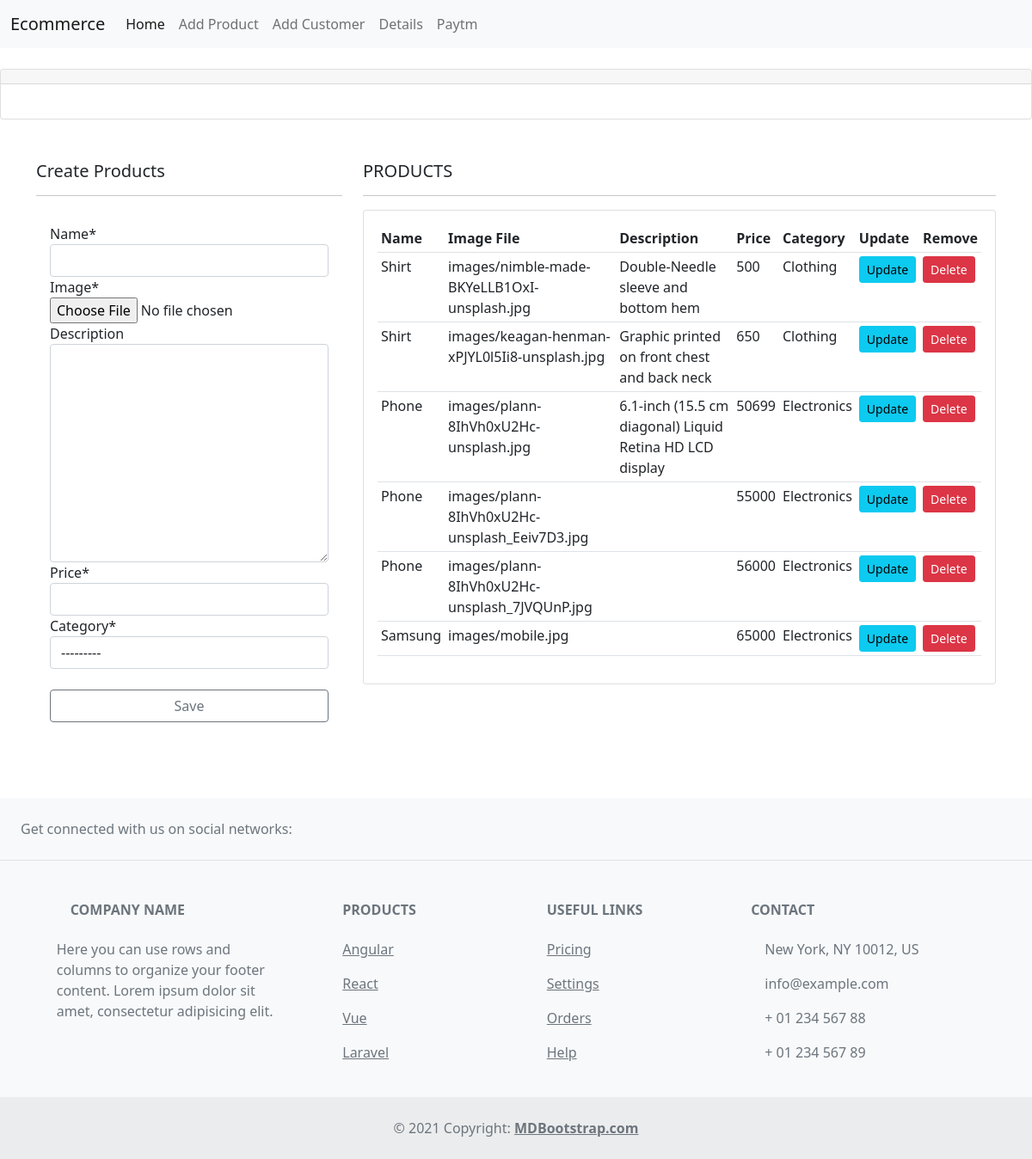
The page /create_products/ on the database as committed earlier.
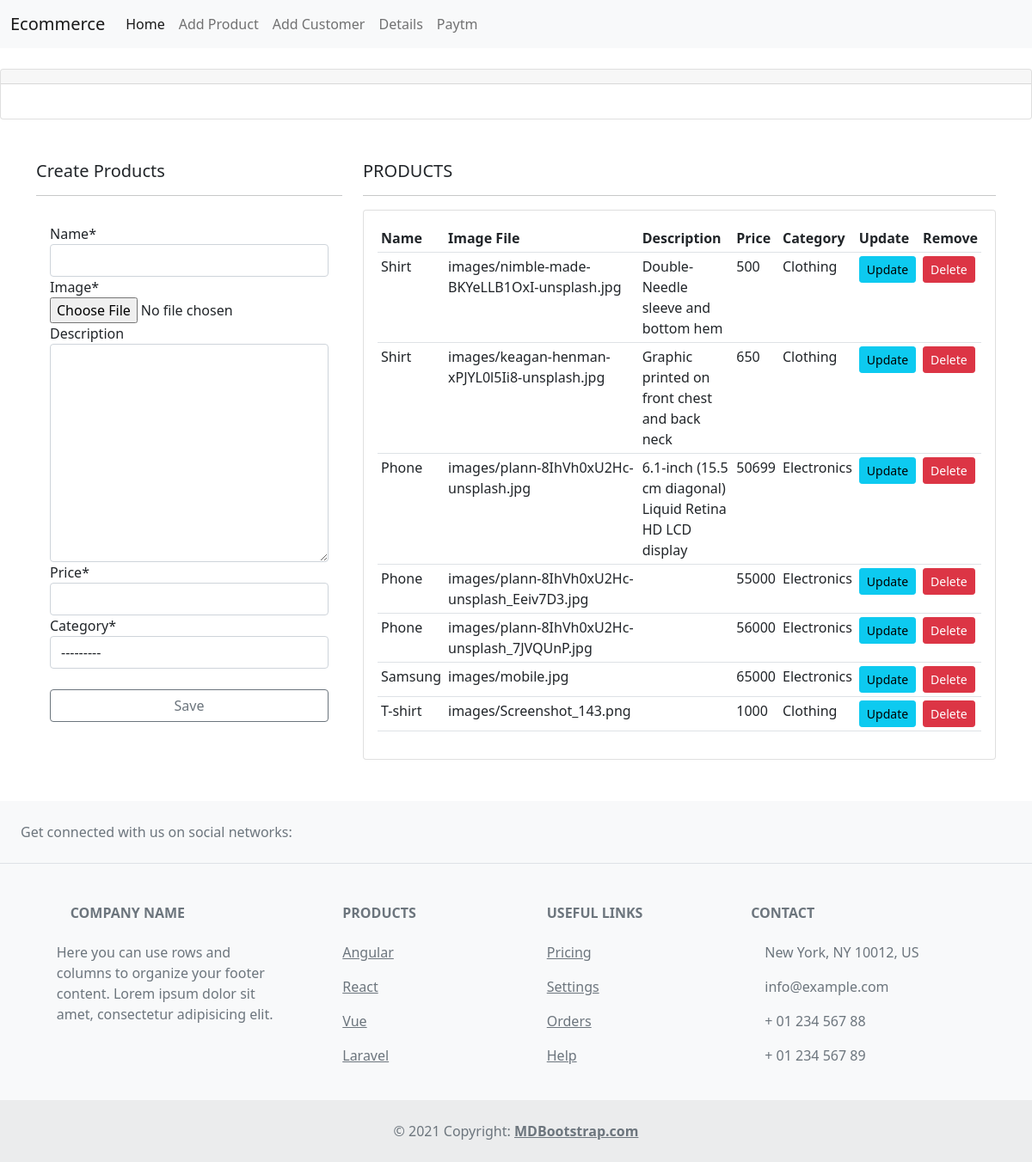
The same page on the database as committed later.
### ECOM/models.py (models this page shows, shortened)
class Products(models.Model):
	options = (
		('Electronics','Electronics'),
		('Clothing','Clothing'),
		)
	name = models.CharField(max_length=100)
	image = models.ImageField(upload_to='images')
	description = models.TextField(null=True,blank=True)
	price = models.IntegerField()
	category = models.CharField(max_length=100,choices = options,null=True)

### ECOM/views.py (the view)
# urls.py: path('create_products/',views.createProducts, name = 'product_dashboard'),
def createProducts(request):
	getAllProducts = Products.objects.all()
	form = ProductsForm()
	if request.method == "POST":
		form = ProductsForm(request.POST,request.FILES)
		if form.is_valid():
			form.save()
			messages.success(request,'PRODUCT ADDED!')
			return redirect('product_dashboard')
	context = {'form':form,'getAllProducts' : getAllProducts}
	return render(request,'ECOM/product_dashboard.html',context)

### ECOM/forms.py
class ProductsForm(forms.ModelForm):
	class Meta:
		model = Products
		fields = '__all__'

### ECOM/templates/ECOM/product_dashboard.html (shortened to what this page needs)
{% extends 'ECOM/base.html' %}
{% load crispy_forms_tags %}
{% block content %}
<br>
	<div class="col">
		<div class="col-md">
			<div class="card text-center text-white  mb-3" id="orders-pending">
			  	<div class="card-header">
			  	</div>
			  	<div class="card-body">
			  	</div>
			</div>
		</div>
	</div>
<div class="container-fluid mt-5 setWidth ">
	<div class="jumbotron">
<div class="row">
	<div class="col-md-4">
		<h5>Create Products</h5>
		<hr>
		<div class="card-body">
    <form method = "POST" enctype='multipart/form-data'>
    	{{form|crispy}}
    	<br>
    	<input class="btn float-right btn-outline-secondary col-lg-12" type=submit value="Save" />
    </form>
    <br>
  </div>
	</div>
	<div class="col-md-8">
		<h5>PRODUCTS</h5>
		<hr>
		<div class="card card-body">
			<table class="table table-sm">
				<tr>
					<th>Name</th>
					<th>Image File</th>
					<th>Description</th>
					<th>Price</th>
					<th>Category</th>
					<th>Update</th>
					<th>Remove</th>
				</tr>
				{% for product in getAllProducts %}
				<tr>
					<td>{{product.name}}</td>
					<td>{{product.image}}</td>
					<td>{{product.description}}</td>
					<td>{{product.price}}</td>
					<td>{{product.category}}</td>
					<td><a class="btn btn-sm btn-info" href="{% url 'updateProducts' product.id %}">Update</a></td>
						<td><a class="btn btn-sm btn-danger" href="{% url 'deleteProducts' product.id %}">Delete</a></td>
				</tr>
				{% endfor %}
			</table>
		</div>
	</div>
</div>
</div>
</div>
{% endblock %}

Rows that differ between the two databases and show on the page:
added Products: name "T-shirt", image "images/Screenshot_143.png", price "1000", category "Clothing"
